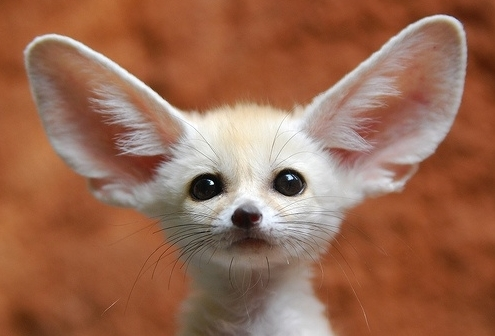
//> input picture Task02/input.jpg, 495 x 336 px
$ ./hist_eq_YUV   (built with g++ and OpenCV 4)
//> lines starting //> are read from the running program, lines starting //| are printed output that depends on the picture
### Task02/hist_func.h
#pragma once

#include <opencv2/opencv.hpp>
#include <stdio.h>

// 기본 설정
#define L 256		// # of intensity levels -> 8 bit image는 0~225 단계
#define IM_TYPE	CV_8UC3 // 이미지 타입 설정

using namespace cv;
using namespace std;    // 추가

// Image Type
// "G" for GrayScale Image, "C" for Color Image
#if (IM_TYPE == CV_8UC3)
typedef uchar G;
typedef cv::Vec3b C;
#elif (IM_TYPE == CV_16SC3)
typedef short G;
typedef Vec3s C;
#elif (IM_TYPE == CV_32SC3)
typedef int G;
typedef Vec3i C;
#elif (IM_TYPE == CV_32FC3)
typedef float G;
typedef Vec3f C;
#elif (IM_TYPE == CV_64FC3)
typedef double G;
typedef Vec3d C;
#endif

// 함수1 : Grayscale PDF 계산
// generate PDF for single channel image
float* cal_PDF(Mat& input) {

    int count[L] = { 0 }; // 각 밝기 값(0~255)의 출현 횟수를 저장할 빈 통
    float* PDF = (float*)calloc(L, sizeof(float)); // PDF 값을 저장할 메모리 할당 (초기값 0.0)

    // Count
    // 픽셀 조사해서 빈도수 세기
    for (int i = 0; i < input.rows; i++)
        for (int j = 0; j < input.cols; j++)
            count[input.at<G>(i, j)]++;

    // Compute PDF
    // 전체 픽셀수 (rows*cols)로 나누어서 확률값 도출 -> normalization
    for (int i = 0; i < L; i++)
        PDF[i] = (float)count[i] / (float)(input.rows * input.cols);

    return PDF;
}

// 함수2 RGB PDF 계산
// generate PDF for color image
// 이때 출력은 float** (256행 3열의 2차원 배열)
// [95 lines left out: functions cal_PDF_RGB, cal_CDF, cal_CDF_RGB, not called in this run]

////////////////////// Plot the graph ///////////////////////
// 그래프 시각화 (plot)
// 함수값을 선 그래프 형태로 출력함
void drawGraph(Mat& graph, int x, int y, int w, int h, int margin, float maxSize, const string& opt, string title);

// [37 lines left out: function plot, not called in this run]

/*
    y축 그리기
    x축: PDF, CDF 동일(0~225)
    y축:
        PDF: 0.005 간격 0~0.025
        CDF: 0.2 간격 0.0~1.2
    */

// 그래프 축 및 텍스트 표시 함수
// [36 lines left out: function drawGraph, not called in this run]

### Task02/hist_eq_YUV.cpp
#include "hist_func.h"

void hist_eq(Mat& input, Mat& equalized, G* trans_func, float* CDF);

int main() {
	// 1. 이미지 로드 (OpenCV는 기본적으로 BGR 순서임)
	Mat input = imread("input.jpg", IMREAD_COLOR);
//> input is the input picture: 336 rows x 495 cols, CV_8UC3; mean B, G, R 81.4, 105.2, 153.6
	if (input.empty()) return -1;

	Mat equalized_YUV;

	// BGR -> YUV로 변환
	cvtColor(input, equalized_YUV, COLOR_BGR2YUV);
//> equalized_YUV: 336 rows x 495 cols, CV_8UC3; mean of channels 0, 1, 2 117, 110.5, 160.1

	// split each channel(Y, U, V)
	Mat channels[3];
	split(equalized_YUV, channels);
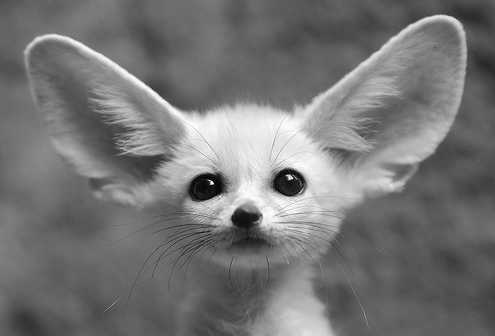
//> channels[0]: 336 rows x 495 cols, CV_8UC1; min 0, max 255, mean 117
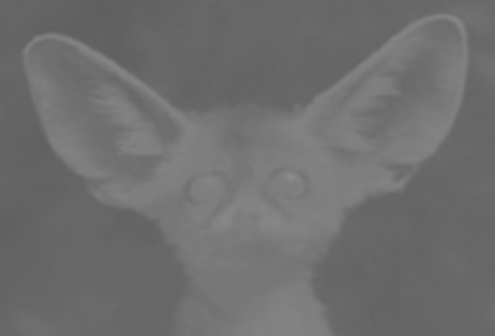
//> channels[1]: 336 rows x 495 cols, CV_8UC1; min 94, max 141, mean 110.5
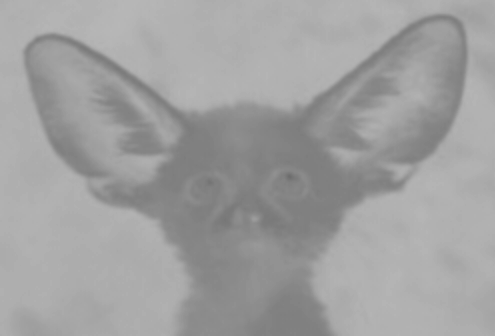
//> channels[2]: 336 rows x 495 cols, CV_8UC1; min 109, max 183, mean 160.1
	Mat Y = channels[0];						// Y(밝기) = channels[0], U = channels[1], V = channels[2]

	// PDF or transfer function txt files
	FILE* f_equalized_PDF_YUV, * f_PDF_YUV;
	FILE* f_trans_func_eq_YUV;

	// equalization 전 Y 채널의 PDF와 CDF 계산
//> (the run ends here: the program needs code that is not available in this run, at `for (int i = 0; i < input.rows; i++)`)
